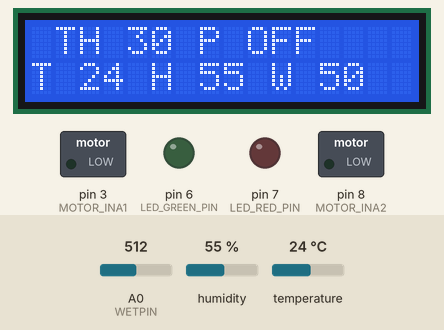
Simulated run of this sketch. Board: Arduino Uno, built with avr-gcc and run on an emulated ATmega328P. Parts: 16×2 character LCD, switched loads named in the sketch (green lamp = pin HIGH), output pins drawn as LEDs (lit = HIGH). Wiring (inferred from the names in the program): DHT11 sensor: data A1. The inputs (shaded band) are chosen by the test bench; at power-on: humidity 55 %, A0 (WETPIN) = 512, temperature 24 °C. What the sketch prints to the serial monitor is not drawn.

Above: at 1.2 s.
1.3 s: humidity set to 22 %
At 2.1 s:
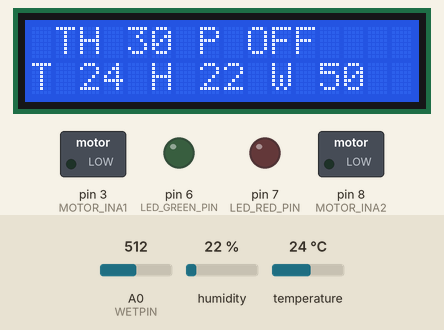
2.8 s: A0 (WETPIN) set to 1006
At 4.0 s:
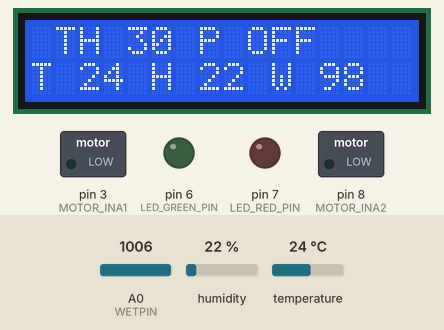
4.3 s: A0 (WETPIN) set to 1023
At 5.2 s:
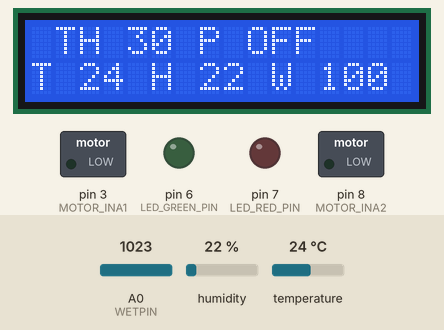
5.8 s: temperature set to 12 °C
At 6.8 s:
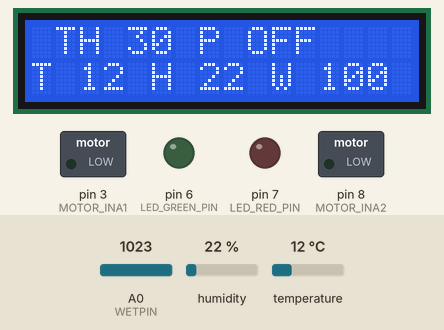
8.8 s: humidity set to 40 %
At 10.2 s:
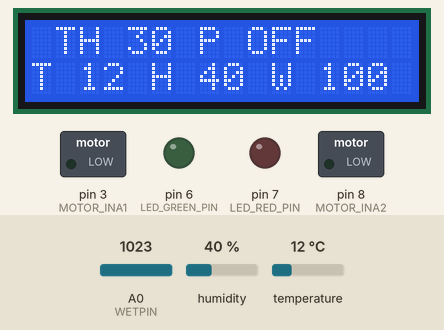
Timing chart, 0 to 11.3 s (numbered marks = the images above; inputs shaded):
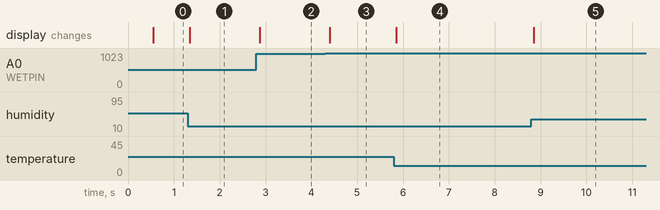

The sketch:

Automaticwatering.ino
```cpp
 /**
*************************************************************************************************
* @author         沁和智能--qhebot
* @version        V2.0
* @note    ´      https://qhebot.taobao.com/
*************************************************************************************************
*/
#include <SoftwareSerial.h>
#include <Wire.h>
#include "LiquidCrystal_I2C.h"
#include "QhDHT11.h"
#include "IRremote.h"

SoftwareSerial mySerial(4, 5);

#define  DHT11_PIN       A1
#define  WETPIN          A0
#define  LED_GREEN_PIN   6
#define  LED_RED_PIN     7
#define  MOTOR_INA1      3
#define  MOTOR_INA2      8
#define  Water_Pump_ON   0X01
#define  Water_Pump_OFF  0X02

//湿度打开关闭水泵阈值
#define LOW_TH 30
#define HIGH_TH (LOW_TH+5)

int pump_sta = 0;  //0代表水泵已经关闭 1代表水泵已经开启
float wetValue = 0;   //土壤湿度值
int serialData;

LiquidCrystal_I2C lcd(0x27,16,2);  // set the LCD address to 0x27 for a 16 chars and 2 line display
QhDHT11 qhDHT;

void setup()
{
  Serial.begin(9600);
  mySerial.begin(9600);
  led_init();

  lcd.init();                      // initialize the lcd
  lcd.backlight();
  lcd.setCursor(2,0); // go to start of 2nd line
  lcd.print("Hello, world");
  lcd.setCursor(4,1); // go to start of 2nd line
  lcd.print("QHEBOT");

  pumpInit();

  Serial.println("Hello , QHEBOT");
}

unsigned char green_led_sta = 0;
unsigned long int time_cnt = 0;

void loop()
{
  if( millis() - time_cnt >= 500 )
  {
    time_cnt = 0;
    getSensor();               //得到传感器数据
    update_lcd1602();          //更新1602液晶数据
  }

  if( mySerial.available()>0 )
  {
    serialData =  mySerial.read();
    Serial.println(serialData, HEX);
    if (serialData == Water_Pump_ON )
    {
      openPump();
    }
    else if (serialData == Water_Pump_OFF )
    {
      closePump();
    }
  }
}

void getSensor(){
  wetValue = analogRead(WETPIN);
  wetValue *= 100;
  wetValue = wetValue/1023;

  qhDHT.getTHValue(DHT11_PIN);

  Serial.print(wetValue);
  Serial.print(",\t");
  Serial.print(qhDHT.humidity,1);
  Serial.print(",\t");
  Serial.println(qhDHT.temperature,1);
}

void update_lcd1602()
{
  lcd.setCursor(1,0);
  lcd.print("TH ");
  lcd.print(LOW_TH);
  lcd.print(" P ");
  if(pump_sta == 1){
    lcd.print("ON    ");
  }else{
    lcd.print("OFF   ");
  }

  lcd.setCursor(0,1);
  lcd.print("T ");
  lcd.print(qhDHT.temperature,0);
  lcd.print(" H ");
  lcd.print(qhDHT.humidity,0);
  lcd.print(" W ");
  lcd.print(wetValue,0);
}

void pumpInit()
{
  pinMode( MOTOR_INA1,OUTPUT );
  pinMode( MOTOR_INA2,OUTPUT );
  analogWrite( MOTOR_INA1, 0 );
  analogWrite( MOTOR_INA2 , 0 );
}

void openPump()
{
  pump_sta = 1;
  set_red_led(1);
  analogWrite(MOTOR_INA1, 200);
  analogWrite(MOTOR_INA2 , 0);
}

void closePump()
{
  pump_sta = 0;
  set_red_led(0);
  analogWrite(MOTOR_INA1, 0);
  analogWrite(MOTOR_INA2 , 0);
}

void led_init(){
  pinMode( LED_RED_PIN,OUTPUT );
  pinMode( LED_GREEN_PIN,OUTPUT );
  digitalWrite(LED_GREEN_PIN, LOW );
  digitalWrite(LED_RED_PIN, LOW );
}

void set_red_led(unsigned char sta){
  if( sta == 0 ){
    digitalWrite(LED_RED_PIN, LOW );
  }else{
    digitalWrite(LED_RED_PIN, HIGH );
  }
}
```

QhDHT11.cpp
```cpp
#include "QhDHT11.h"

#define TIMEOUT 10000

// return values:
//  0 : OK
// -1 : checksum error
// -2 : timeout
int QhDHT11::getTHValue(uint8_t pin){
	int rv = read(pin);
	if (rv != 0) return rv;

	humidity= bits[0];  // bit[1] == 0;
	temperature = bits[2];  // bits[3] == 0;
	uint8_t sum = bits[0] + bits[2]; // bits[1] && bits[3] both 0
	if (bits[4] != sum) return -1;
	return 0;
}


// return values:
//  0 : OK
// -2 : timeout
int QhDHT11::read(uint8_t pin)  {
	uint8_t cnt = 7;
	uint8_t idx = 0;

	for (int i=0; i< 5; i++) bits[i] = 0;

	pinMode(pin, OUTPUT);
	digitalWrite(pin, LOW);
	delay(20);
	digitalWrite(pin, HIGH);
	delayMicroseconds(40);
	pinMode(pin, INPUT);

	unsigned int loopCnt = TIMEOUT;
	while(digitalRead(pin) == LOW)
		if (loopCnt-- == 0) return -2;

	loopCnt = TIMEOUT;
	while(digitalRead(pin) == HIGH)
	if (loopCnt-- == 0) return -2;

	for (int i=0; i<40; i++){
		loopCnt = TIMEOUT;
		while(digitalRead(pin) == LOW)
		if (loopCnt-- == 0) return -2;

		unsigned long t = micros();

		loopCnt = TIMEOUT;
		while(digitalRead(pin) == HIGH)
			if (loopCnt-- == 0) return -2;

		if ((micros() - t) > 40) bits[idx] |= (1 << cnt);
		if (cnt == 0){
			cnt = 7;
			idx++;
		}
		else cnt--;
	}
	return 0;
}
```

QhDHT11.h
```cpp
#ifndef QHDHT11_H
#define QHDHT11_H

#if ARDUINO < 100
#include <WProgram.h>
#else
#include <Arduino.h>
#endif

//沁和智能专用库文件

class QhDHT11{
    public:
        int getTHValue(uint8_t pin);
        double  humidity;
        double  temperature;

    private:
        uint8_t bits[5];  // buffer to receive data
        int read(uint8_t pin);
};
#endif
```

qhvoice_base.cpp
```cpp
#include <Arduino.h>
#include <SoftwareSerial.h>
//#include  "DFPlayer_Mini_qhvoice.h"

extern uint8_t send_buf[10];
extern uint8_t recv_buf[10];

static void(*send_func)() = NULL;
static HardwareSerial * _hardware_serial = NULL;
static SoftwareSerial * _software_serial = NULL;
static boolean is_reply = false;

//
void qhvoice_set_reply (boolean state) {
	is_reply = state;
	send_buf[4] = is_reply;
}

//
static void fill_uint16_bigend (uint8_t *thebuf, uint16_t data) {
	*thebuf =	(uint8_t)(data>>8);
	*(thebuf+1) =	(uint8_t)data;
}


//calc checksum (1~6 byte)
uint16_t qhvoice_get_checksum (uint8_t *thebuf) {
	uint16_t sum = 0;
	for (int i=1; i<7; i++) {
		sum += thebuf[i];
	}
	return -sum;
}

//fill checksum to send_buf (7~8 byte)
void qhvoice_fill_checksum () {
	uint16_t checksum = qhvoice_get_checksum (send_buf);
	fill_uint16_bigend (send_buf+7, checksum);
}

//
void h_send_func () {
	for (int i=0; i<10; i++) {
		_hardware_serial->write (send_buf[i]);
	}
}

//
void s_send_func () {
	for (int i=0; i<10; i++) {
		_software_serial->write (send_buf[i]);
	}
}

//
//void qhvoice_set_serial (HardwareSerial *theSerial) {
void qhvoice_set_serial (HardwareSerial &theSerial) {
	_hardware_serial = &theSerial;
	send_func = h_send_func;
}

//
void qhvoice_set_serial (SoftwareSerial &theSerial) {
	_software_serial = &theSerial;
	send_func = s_send_func;
}

//
void qhvoice_send_cmd (uint8_t cmd, uint16_t arg) {
	send_buf[3] = cmd;
	fill_uint16_bigend ((send_buf+5), arg);
	qhvoice_fill_checksum ();
	send_func ();
}

//
void qhvoice_send_cmd (uint8_t cmd) {
	send_buf[3] = cmd;
	fill_uint16_bigend ((send_buf+5), 0);
	qhvoice_fill_checksum ();
	send_func ();
}


//
void qhvoice_play_physical (uint16_t num) {
	qhvoice_send_cmd (0x03, num);
}

//
void qhvoice_play_physical () {
	qhvoice_send_cmd (0x03);
}

//
void qhvoice_next () {
	qhvoice_send_cmd (0x01);
}

//
void qhvoice_prev () {
	qhvoice_send_cmd (0x02);
}

//0x06 set volume 0-30
void qhvoice_set_volume (uint16_t volume) {
	qhvoice_send_cmd (0x06, volume);
}

//0x07 set EQ0/1/2/3/4/5    Normal/Pop/Rock/Jazz/Classic/Bass
void qhvoice_set_EQ (uint16_t eq) {
	qhvoice_send_cmd (0x07, eq);
}

//0x09 set device 1/2/3/4/5 U/SD/AUX/SLEEP/FLASH
void qhvoice_set_device (uint16_t device) {
	qhvoice_send_cmd (0x09, device);
}

//
void qhvoice_sleep () {
	qhvoice_send_cmd (0x0a);
}

//
void qhvoice_reset () {
	qhvoice_send_cmd (0x0c);
}

//
void qhvoice_play () {
	qhvoice_send_cmd (0x0d);
}

//
void qhvoice_pause () {
	qhvoice_send_cmd (0x0e);
}

//
void qhvoice_stop () {
	qhvoice_send_cmd (0x16);
}

//play qhvoice file in qhvoice folder in your tf card
void qhvoice_play (uint16_t num) {
	qhvoice_send_cmd (0x12, num);
}

//
void qhvoice_get_state () {
	qhvoice_send_cmd (0x42);
}

//
void qhvoice_get_volume () {
	qhvoice_send_cmd (0x43);
}


//
void qhvoice_get_u_sum () {
	qhvoice_send_cmd (0x47);
}

//
void qhvoice_get_tf_sum () {
	qhvoice_send_cmd (0x48);
}

//
void qhvoice_get_flash_sum () {
	qhvoice_send_cmd (0x49);
}


//
void qhvoice_get_tf_current () {
	qhvoice_send_cmd (0x4c);
}

//
void qhvoice_get_u_current () {
	qhvoice_send_cmd (0x4b);
}


//
void qhvoice_get_flash_current () {
	qhvoice_send_cmd (0x4d);
}

//
void qhvoice_single_loop (boolean state) {
	qhvoice_send_cmd (0x19, !state);
}

//add
void qhvoice_single_play (uint16_t num) {
	qhvoice_play (num);
	delay (10);
	qhvoice_single_loop (true);
	//qhvoice_send_cmd (0x19, !state);
}

//
void qhvoice_DAC (boolean state) {
	qhvoice_send_cmd (0x1a, !state);
}

//
void qhvoice_random_play () {
	qhvoice_send_cmd (0x18);
}
```

Measured:
- after the input at 1.3 s, the display: changes after 0.05 s (image 1)
- after the input at 2.8 s, the display: changes after 0.07 s (image 2)
- after the input at 4.3 s, the display: changes after 0.10 s (image 3)
- after the input at 5.8 s, the display: changes after 0.05 s (image 4)
- after the input at 8.8 s, the display: changes after 0.05 s (image 5)
